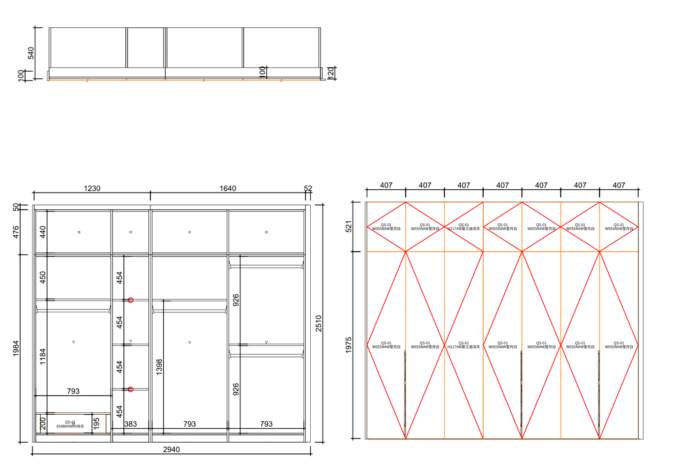
#> input picture input/image.png, 1356 x 945 px (shown at 1/2 size)
$ python -i cv_analysis.py   (imports and definitions only)
#> lines starting #> are read from the running program, lines starting #| are printed output that depends on the picture; after the words box and inside, x2 and y2 are one past the last pixel; in counts of white or black regions, pixels touching at a corner belong together
# -*- coding: utf-8 -*-
"""
CV + OCR utilities:
- Phân tích cấu trúc bản vẽ
- Sinh box phụ thuộc ảnh (cạnh/dòng/contours)
- Ước lượng mm/px từ số liệu kích thước bằng Tesseract
- Xử lý robust để chạy được ngay cả khi chỉ có 1 ảnh
"""

import os
import hashlib
from typing import Dict, List, Tuple

import cv2
import numpy as np
from PIL import Image, ImageDraw, ImageFont

# OCR
import pytesseract


# -----------------------------
# Tesseract helpers
# -----------------------------
def ensure_tesseract_ready(verbose=False) -> str:
    """
    Đặt pytesseract.tesseract_cmd nếu cần (Windows).
    Trả về version (nếu có).
    """
    exe_candidates = [
        os.environ.get("TESSERACT_CMD"),
        r"C:\Program Files\Tesseract-OCR\tesseract.exe",
        r"C:\Program Files (x86)\Tesseract-OCR\tesseract.exe",
        "tesseract",  # rely on PATH
    ]
    for p in exe_candidates:
        if not p:
            continue
        try:
            pytesseract.pytesseract.tesseract_cmd = p
            ver = pytesseract.get_tesseract_version()
            if verbose:
                print(f"DEBUG: Tesseract forced: {p} (v{ver})")
            return str(ver)
        except Exception:
            continue
    if verbose:
        print("DEBUG: Tesseract not found in common locations; OCR may fail.")
    return ""


# -----------------------------
# Basic image analysis
# -----------------------------
def create_image_hash(image_path: str) -> str:
    with open(image_path, "rb") as f:
        return hashlib.md5(f.read()).hexdigest()[:8]


# [52 lines left out: functions analyze_image_features, generate_image_dependent_boxes, not called in this run]


# -----------------------------
# OCR numbers + simple viz
# -----------------------------
def _preprocess_for_ocr(gray: np.ndarray) -> np.ndarray:
    # nhẹ nhàng: blur nhẹ + adaptive threshold
    g = cv2.medianBlur(gray, 3)
    th = cv2.adaptiveThreshold(g, 255, cv2.ADAPTIVE_THRESH_GAUSSIAN_C,
                               cv2.THRESH_BINARY_INV, 35, 7)
    # mở/đóng để liền nét
    k = cv2.getStructuringElement(cv2.MORPH_RECT, (2,2))
    th = cv2.morphologyEx(th, cv2.MORPH_OPEN, k, iterations=1)
    th = cv2.morphologyEx(th, cv2.MORPH_CLOSE, k, iterations=1)
    return th


def _ocr_tokens(image_path: str) -> Tuple[List[Tuple[str, int, int, int, int]], str]:
    im = cv2.imread(image_path, cv2.IMREAD_GRAYSCALE)
    th = _preprocess_for_ocr(im)
    cfg = "--oem 3 --psm 6"
    data = pytesseract.image_to_data(th, config=cfg, output_type=pytesseract.Output.DICT)
    tokens = []
    for i, txt in enumerate(data["text"]):
        if not txt or txt.strip() == "":
            continue
        conf = int(data["conf"][i]) if str(data["conf"][i]).isdigit() else -1
        x, y, w, h = data["left"][i], data["top"][i], data["width"][i], data["height"][i]
        tokens.append((txt.strip(), x, y, w, h))
    # lưu debug
    os.makedirs("output/ocr_debug", exist_ok=True)
    dbg_path = "output/ocr_debug/last_ocr.png"
    vis = cv2.cvtColor(th, cv2.COLOR_GRAY2BGR)
    for t, x, y, w, h in tokens:
        cv2.rectangle(vis, (x,y), (x+w,y+h), (0,255,0), 1)
        cv2.putText(vis, t, (x, y-3), cv2.FONT_HERSHEY_SIMPLEX, 0.4, (0,200,0), 1, cv2.LINE_AA)
    cv2.imwrite(dbg_path, vis)
    return tokens, dbg_path


# [21 lines left out: function _extract_integers, not called in this run]

# tiny regex helper
import re
def re_fullmatch(pat, s):
    return re.fullmatch(pat, s) is not None


# -----------------------------
# Estimate scale mm/px
# -----------------------------
def estimate_scale_mm_per_px(image_path: str, features: Dict=None) -> Dict:
    """
    Trả về dict:
      {'sx': mm_per_px_x or None, 'sy': ..., 'conf_x': int, 'conf_y': int, 'tokens': N, 'merged_numbers': K, 'debug_path': path, 'source': 'ocr'|'catalog'}
    Chiến lược:
      1) OCR tất cả số 2..4 chữ số.
      2) Pair số với "đoạn thẳng Hough" gần nó theo phương ngang/dọc để ước lượng pixel-length.
      3) mm/px = value_mm / length_px ; lấy median của đủ nhiều cặp.
      4) Nếu không đủ bằng chứng -> thử "catalog pairing" (mọi cặp số nằm cùng hàng/cột), đánh dấu source='catalog'.
    """
#> called with image_path = '../input/image.png'
    ensure_tesseract_ready(verbose=False)
#> (the call stopped at in ensure_tesseract_ready, `ver = pytesseract.get_tesseract_version()`: pytesseract is not available in this run)

    img = cv2.imread(image_path, cv2.IMREAD_COLOR)
#> img is the input picture: shape (945, 1356, 3); mean B, G, R 245.7, 246.2, 248.1
    if img is None:
        return {"sx": None, "sy": None, "conf_x": 0, "conf_y": 0, "tokens": 0, "merged_numbers": 0}

    gray = cv2.cvtColor(img, cv2.COLOR_BGR2GRAY)
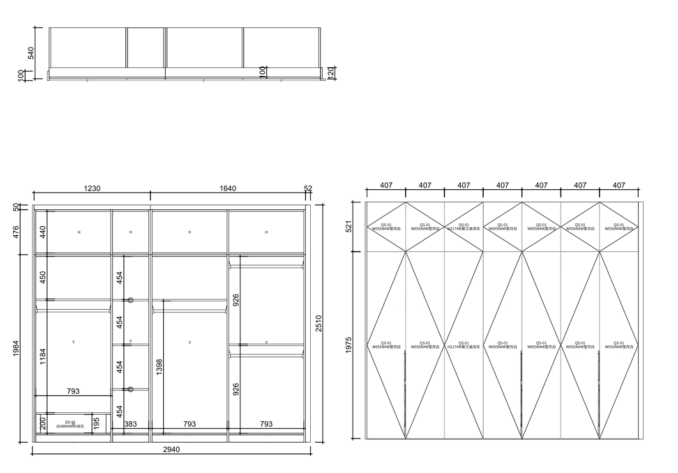
#> gray: shape (945, 1356) (shown at 1/2 size); min 5, max 255, mean 246.7
    tokens, dbg = _ocr_tokens(image_path)
#> in _preprocess_for_ocr, `th = cv2.adaptiveThreshold(g, 255, cv2.ADAPTIVE_THRESH_GAUSSIAN_C, cv2..`:
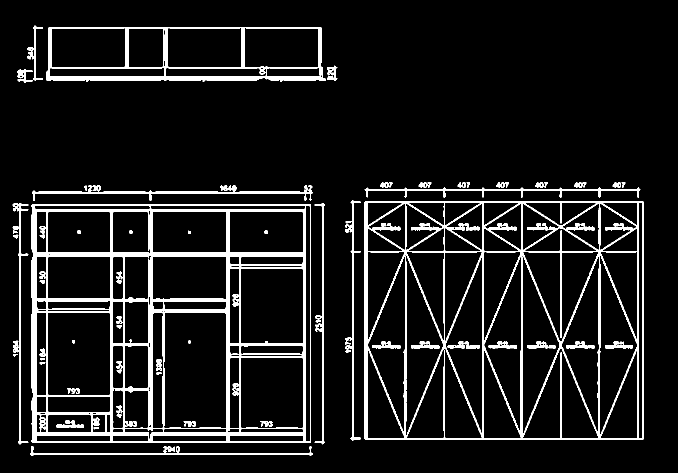
#> th: shape (945, 1356) (shown at 1/2 size); 9% white; 71 white regions (1 under 20 px), largest, box (x1, y1, x2, y2) and area: (63, 408, 622, 886) 47362, (729, 403, 1288, 880) 35166, (93, 54, 652, 164) 9950
#> in _preprocess_for_ocr, `th = cv2.morphologyEx(th, cv2.MORPH_OPEN, k, iterations=1)`:
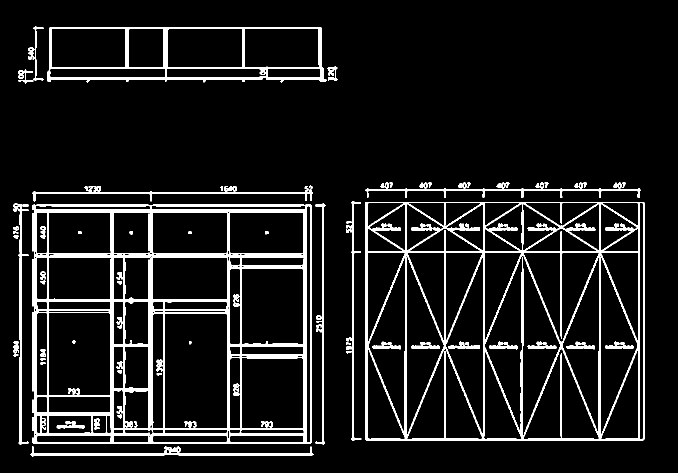
#> th: shape (945, 1356) (shown at 1/2 size); 8.9% white; 84 white regions (1 under 20 px), largest, box (x1, y1, x2, y2) and area: (64, 409, 623, 887) 47101, (730, 404, 1289, 881) 34280, (94, 55, 653, 165) 9714
#> in _preprocess_for_ocr, `th = cv2.morphologyEx(th, cv2.MORPH_CLOSE, k, iterations=1)`:
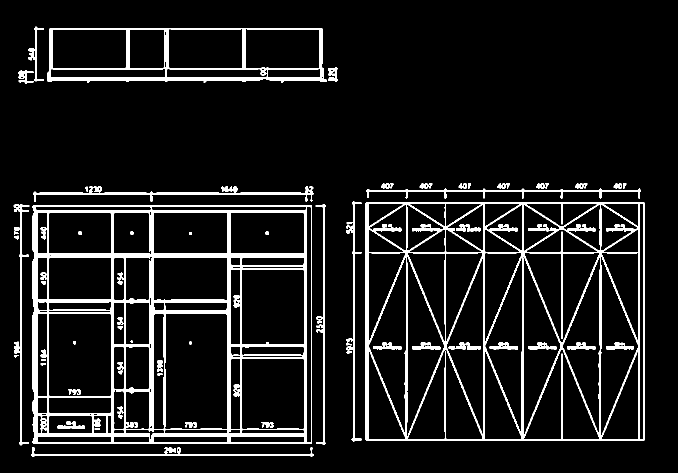
#> th: shape (945, 1356) (shown at 1/2 size); 9% white; 69 white regions (1 under 20 px), largest, box (x1, y1, x2, y2) and area: (65, 410, 624, 888) 47379, (731, 405, 1290, 882) 35030, (95, 56, 654, 166) 9776
    ints = _extract_integers(tokens)

    # Hough lines để đo px-length theo chiều ngang/dọc
    edges = cv2.Canny(gray, 40, 120)
    lines = cv2.HoughLinesP(edges, 1, np.pi/180, threshold=120, minLineLength=140, maxLineGap=6)
    lines = [] if lines is None else lines[:,0,:].tolist()
    horizontals = [(x1,y1,x2,y2) for (x1,y1,x2,y2) in lines if abs(y2-y1) <= 2 and abs(x2-x1) >= 20]
    verticals   = [(x1,y1,x2,y2) for (x1,y1,x2,y2) in lines if abs(x2-x1) <= 2 and abs(y2-y1) >= 20]

    # [22 lines left out: function _nearest_len, not called in this run]

    ratios_x, ratios_y = [], []
    for v,x,y,w,h in ints:
        cx, cy = x + w//2, y + h//2
        Lx = _nearest_len(cx, cy, horizontals)
        if Lx is not None:
            ratios_x.append(float(v) / float(Lx))
        Ly = _nearest_len(cx, cy, verticals)
        if Ly is not None:
            ratios_y.append(float(v) / float(Ly))

    source = "ocr"
    conf_x = len(ratios_x)
    conf_y = len(ratios_y)

    if conf_x < 3 and conf_y < 3:
        # fallback: ghép mọi cặp số nằm gần cùng hàng/cột để suy length_px ~ |dx| or |dy|
        # (độ tin cậy thấp hơn)
        for i in range(len(ints)):
            vi, xi, yi, wi, hi = ints[i]
            cxi, cyi = xi+wi//2, yi+hi//2
            for j in range(i+1, len(ints)):
                vj, xj, yj, wj, hj = ints[j]
                cxj, cyj = xj+wj//2, yj+hj//2
                if abs(cyi-cyj) <= 15 and abs(cxj-cxi) >= 30:
                    Lx = abs(cxj-cxi)
                    ratios_x.append(abs(vj-vi)/float(Lx) if vj!=vi else None)
                if abs(cxj-cxi) <= 15 and abs(cyj-cyi) >= 30:
                    Ly = abs(cyj-cyi)
                    ratios_y.append(abs(vj-vi)/float(Ly) if vj!=vi else None)
        ratios_x = [r for r in ratios_x if r and r>0]
        ratios_y = [r for r in ratios_y if r and r>0]
        source = "catalog"
        conf_x = len(ratios_x)
        conf_y = len(ratios_y)

    # [6 lines left out: function _robust_median, not called in this run]

    sx = _robust_median(ratios_x)
    sy = _robust_median(ratios_y)

    return {
        "sx": sx, "sy": sy, "conf_x": int(conf_x), "conf_y": int(conf_y),
        "tokens": int(len(tokens)), "merged_numbers": int(len(ints)),
        "debug_path": dbg, "source": source
    }

#> (the run stopped early here; a loop or call above may not have finished)

$ run again, on input/sample.png
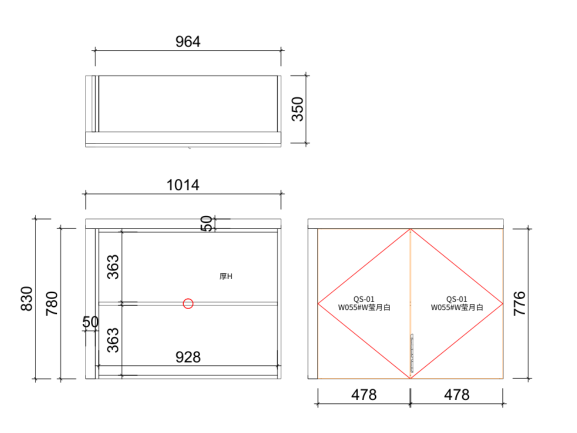
#> input picture input/sample.png, 1154 x 866 px (shown at 1/2 size)
#> in estimate_scale_mm_per_px, img is the input picture: shape (866, 1154, 3); mean B, G, R 249.8, 249.9, 250.4
#> in _preprocess_for_ocr, `th = cv2.adaptiveThreshold(g, 255, cv2.ADAPTIVE_THRESH_GAUSSIAN_C, cv2..`:
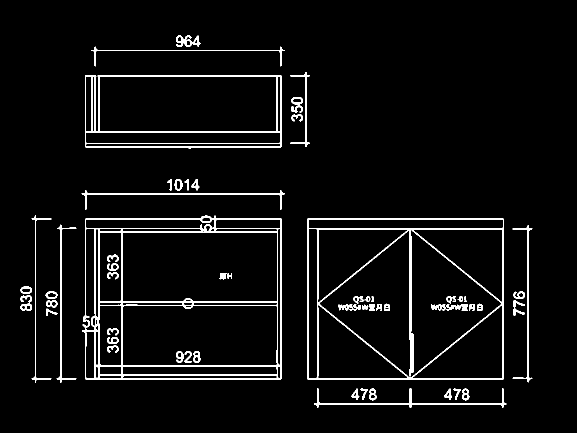
#> th: shape (866, 1154) (shown at 1/2 size); 4.4% white; 63 white regions, largest, box (x1, y1, x2, y2) and area: (164, 431, 563, 759) 12804, (614, 436, 1008, 759) 10157, (170, 150, 563, 298) 5678
#> in _preprocess_for_ocr, `th = cv2.morphologyEx(th, cv2.MORPH_CLOSE, k, iterations=1)`:
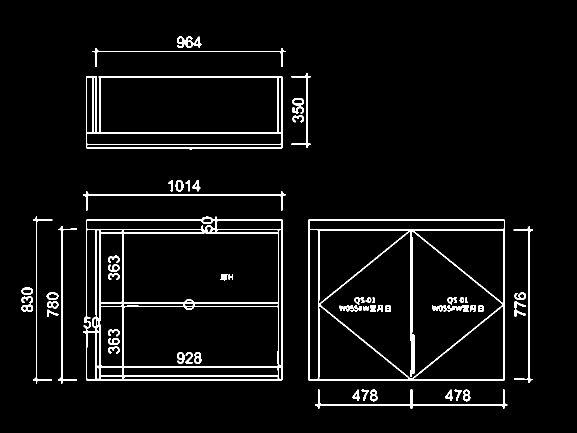
#> th: shape (866, 1154) (shown at 1/2 size); 4.4% white; 63 white regions, largest, box (x1, y1, x2, y2) and area: (166, 433, 565, 761) 12817, (616, 438, 1010, 761) 10160, (172, 152, 565, 300) 5677
